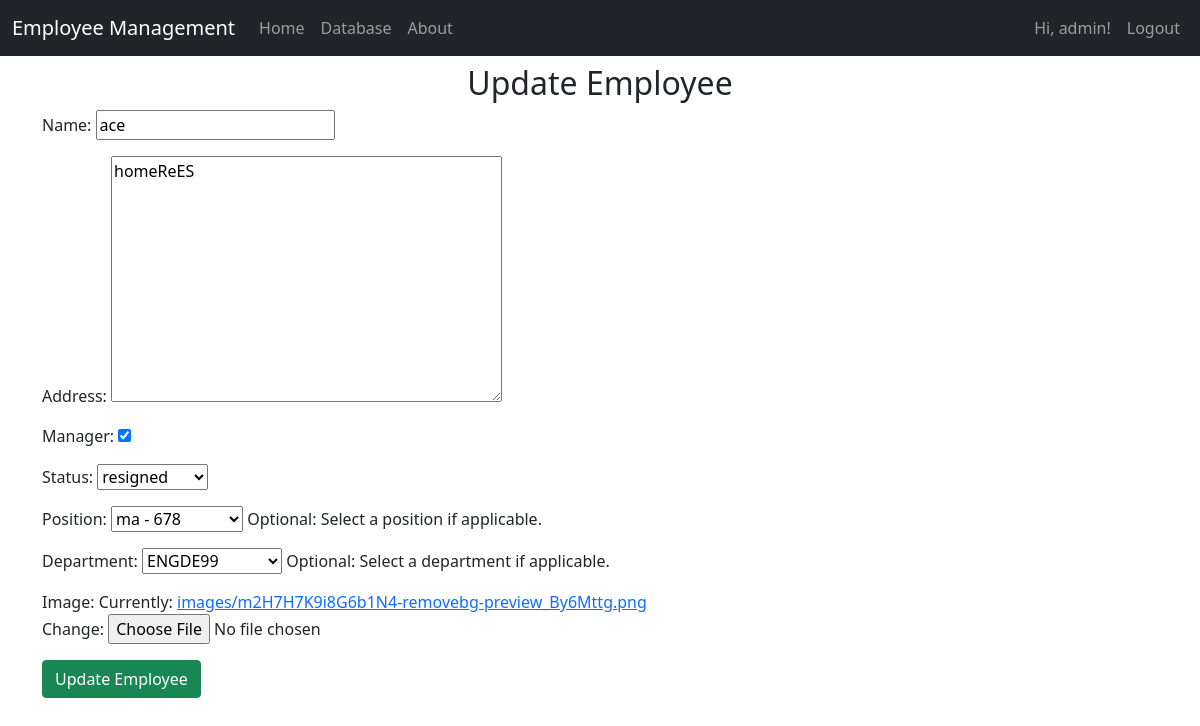
The app's page /update/employee/3 (signed in), older data.
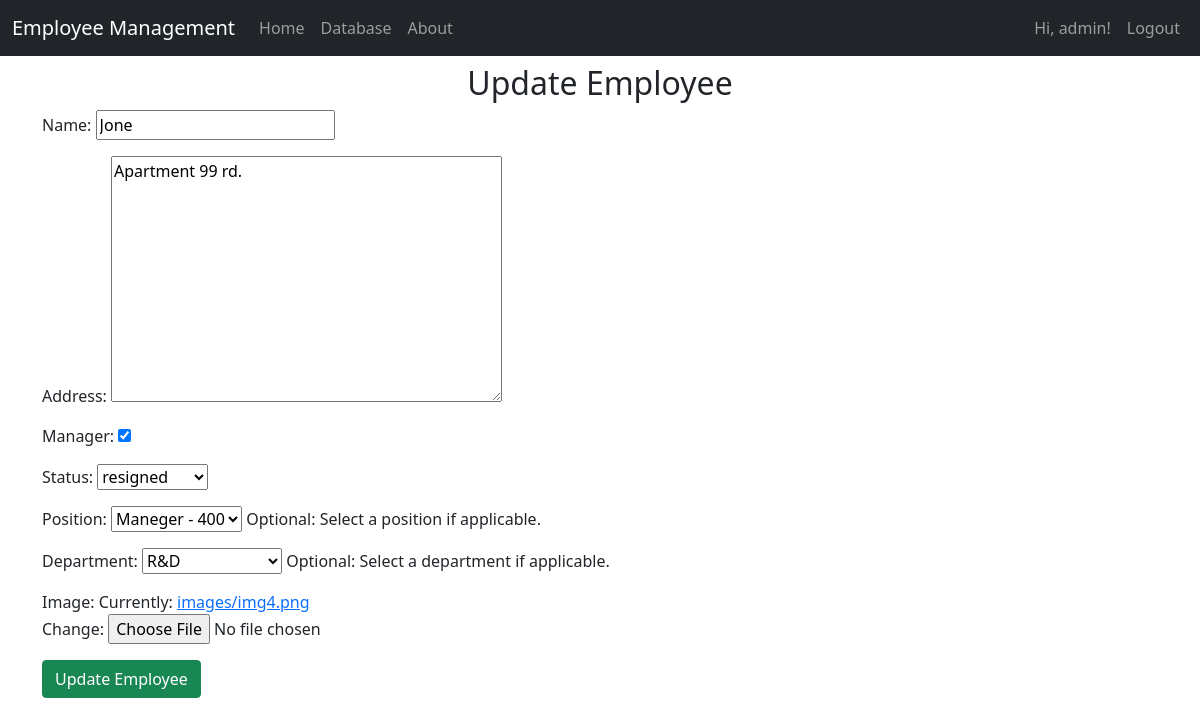
The same page, newer data.
### employeemanagement_apk/models.py (models this page shows, shortened)
class Employee(models.Model):
    name = models.CharField(max_length=100)
    address = models.TextField(max_length=200)
    manager = models.BooleanField(default=False)
    status = models.ForeignKey(Status, on_delete=models.SET_NULL, null=True, default=None)
    image = models.ImageField(upload_to='images/')
    department = models.ForeignKey(Department, on_delete=models.SET_NULL, null=True, default=None, blank=True)
    position = models.ForeignKey(Position, on_delete=models.SET_NULL, null=True, default=None, blank=True)

class Position(models.Model):
    name = models.TextField(max_length=100, null=False)
    salary = models.IntegerField(null=False)
    def __str__(self):
        return self.name + ' - ' + str(self.salary)

### employeemanagement_apk/views.py (the view)
# urls.py: path('update/employee/<int:employee_id>', views.update_employee, name='update_employee'),
@login_required(login_url='index')
def update_employee(request, employee_id):
    employee = get_object_or_404(Employee, pk=employee_id)
    form, redirect_obj = handle_form(request, EmployeeForm, instance=employee, success_message='Employee updated successfully.')
    print(f'Redirect Object: {redirect_obj}')
    if redirect_obj:
        return redirect_obj
    else:
        statuses = Status.objects.all()  # Fetch all statuses
        positions = Position.objects.all()  # Fetch all positions
        departments = Department.objects.all()  # Fetch all departments
        return render(request, 'model/employee_update.html', {
            'form': form,
            'statuses': statuses,
            'positions': positions,
            'departments': departments,
        })

### employeemanagement_apk/forms.py
class EmployeeForm(forms.ModelForm):
    class Meta:
        model = Employee
        fields = ['name', 'address', 'manager', 'status', 'position', 'department', 'image']
    def __init__(self, *args, **kwargs):
        super(EmployeeForm, self).__init__(*args, **kwargs)
        self.fields['position'].required = False
        self.fields['department'].required = False
        self.fields['position'].empty_label = "No Position"
        self.fields['department'].empty_label = "No Department"
        self.fields['position'].help_text = "Optional: Select a position if applicable."
        self.fields['department'].help_text = "Optional: Select a department if applicable."

### employeemanagement_apk/models.py (called while the page is built)
    def __str__(self):
        return f"{self.name}"

    def __str__(self):
        return self.em_status

### employeemanagement_apk/templates/model/employee_update.html (shortened to what this page needs)
{% extends "base.html" %}
{% block content %}
    <h2 class="text-center">Update Employee</h2>
    <form method="post" action="" enctype="multipart/form-data">
        {{ form.as_p }}
        <input type="submit" value="Update Employee" class="btn btn-success">
    </form>
{% endblock %}

Row changes from the older to the newer data that the page shows:
changed Employee "resigned": name "ace" → "Jone"; address "homeReES" → "Apartment 99 rd."; position "ma - 678" → "Maneger - 400"; department "ENGDE99" → "R&D"
Text that changed along with them:
text no longer shown: "Name: Address: Manager: Status: Position: Optional: Select a position if applicable. Department: Optional: Select a department if applicable. Image: Currently: images/m2H7H7K9i8G6b1N4-removebg-preview_By6Mttg.png Change:"
text now shown: "Name: Address: Manager: Status: Position: Optional: Select a position if applicable. Department: Optional: Select a department if applicable. Image: Currently: images/img4.png Change:"
